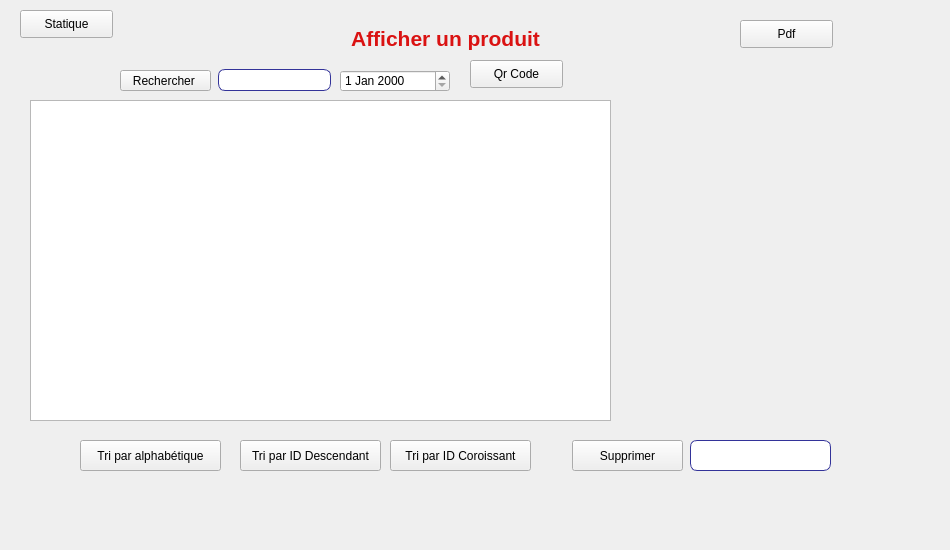
    <widget class="QWidget" name="tab_2">
     <attribute name="title">
      <string>Afficher un produit</string>
     </attribute>
     <widget class="QTableView" name="tab_stock">
      <property name="geometry">
       <rect>
        <x>30</x>
        <y>100</y>
        <width>581</width>
        <height>321</height>
       </rect>
      </property>
     </widget>
     <widget class="QPushButton" name="tri_alphabetique_stock">
      <property name="geometry">
       <rect>
        <x>80</x>
        <y>440</y>
        <width>141</width>
        <height>31</height>
       </rect>
      </property>
      <property name="text">
       <string>Tri par alphabétique</string>
      </property>
     </widget>
     <widget class="QPushButton" name="tri_desc_id">
      <property name="geometry">
       <rect>
        <x>240</x>
        <y>440</y>
        <width>141</width>
        <height>31</height>
       </rect>
      </property>
      <property name="text">
       <string>Tri par ID Descendant</string>
      </property>
     </widget>
     <widget class="QPushButton" name="tri_asc_id">
      <property name="geometry">
       <rect>
        <x>390</x>
        <y>440</y>
        <width>141</width>
        <height>31</height>
       </rect>
      </property>
      <property name="text">
       <string>Tri par ID Coroissant</string>
      </property>
     </widget>
     <widget class="QPushButton" name="recherche_Stock">
      <property name="geometry">
       <rect>
        <x>120</x>
        <y>70</y>
        <width>91</width>
        <height>21</height>
       </rect>
      </property>
      <property name="text">
       <string>Rechercher </string>
      </property>
     </widget>
     <widget class="QLineEdit" name="input_rech">
      <property name="geometry">
       <rect>
        <x>218</x>
        <y>69</y>
        <width>113</width>
        <height>22</height>
       </rect>
      </property>
      <property name="styleSheet">
       <string notr="true">background-color:rgb(255, 255, 255);
border-width: 1px;
border-color: #339;
border-style: solid;
border-radius: 7;
</string>
      </property>
     </widget>
     <widget class="QLabel" name="label_16">
      <property name="geometry">
       <rect>
        <x>290</x>
        <y>10</y>
        <width>311</width>
        <height>41</height>
       </rect>
      </property>
      <property name="font">
       <font>
        <pointsize>16</pointsize>
        <weight>75</weight>
        <bold>true</bold>
        <underline>false</underline>
       </font>
      </property>
      <property name="styleSheet">
       <string notr="true">color:rgb(218, 18, 18);
background-color: rgba(117, 190, 218, 0.0);</string>
      </property>
      <property name="frameShape">
       <enum>QFrame::NoFrame</enum>
      </property>
      <property name="text">
       <string>Afficher un produit</string>
      </property>
      <property name="alignment">
       <set>Qt::AlignBottom|Qt::AlignHCenter</set>
      </property>
     </widget>
     <widget class="QLabel" name="label_26">
      <property name="geometry">
       <rect>
        <x>-10</x>
        <y>-30</y>
        <width>941</width>
        <height>541</height>
       </rect>
      </property>
      <property name="text">
       <string/>
      </property>
      <property name="pixmap">
       <pixmap>../../Downloads/Employe/Employe/istockphoto-587220352-170667a.jpg</pixmap>
      </property>
      <property name="scaledContents">
       <bool>true</bool>
      </property>
     </widget>
     <widget class="QPushButton" name="pb_supp">
      <property name="geometry">
       <rect>
        <x>572</x>
        <y>440</y>
        <width>111</width>
        <height>31</height>
       </rect>
      </property>
      <property name="styleSheet">
       <string notr="true">color: rgb(0, 0, 0);</string>
      </property>
      <property name="text">
       <string>Supprimer</string>
      </property>
     </widget>
     <widget class="QLineEdit" name="le_id_supp">
      <property name="geometry">
       <rect>
        <x>690</x>
        <y>440</y>
        <width>141</width>
        <height>31</height>
       </rect>
      </property>
      <property name="styleSheet">
       <string notr="true">background-color:rgb(255, 255, 255);
border-width: 1px;
border-color: #339;
border-style: solid;
border-radius: 7;
</string>
      </property>
     </widget>
     <widget class="QPushButton" name="Pdf">
      <property name="geometry">
       <rect>
        <x>740</x>
        <y>20</y>
        <width>93</width>
        <height>28</height>
       </rect>
      </property>
      <property name="text">
       <string>Pdf</string>
      </property>
     </widget>
     <widget class="QPushButton" name="stat">
      <property name="geometry">
       <rect>
        <x>20</x>
        <y>10</y>
        <width>93</width>
        <height>28</height>
       </rect>
      </property>
      <property name="text">
       <string>Statique</string>
      </property>
     </widget>
     <widget class="QLabel" name="qr_code">
      <property name="geometry">
       <rect>
        <x>625</x>
        <y>105</y>
        <width>251</width>
        <height>311</height>
       </rect>
      </property>
      <property name="text">
       <string/>
      </property>
     </widget>
     <widget class="QPushButton" name="qrCode">
      <property name="geometry">
       <rect>
        <x>470</x>
        <y>60</y>
        <width>93</width>
        <height>28</height>
       </rect>
      </property>
      <property name="text">
       <string>Qr Code</string>
      </property>
     </widget>
     <widget class="QDateEdit" name="date">
      <property name="geometry">
       <rect>
        <x>340</x>
        <y>70</y>
        <width>110</width>
        <height>22</height>
       </rect>
      </property>
     </widget>
     <zorder>label_26</zorder>
     <zorder>tab_stock</zorder>
     <zorder>tri_alphabetique_stock</zorder>
     <zorder>tri_desc_id</zorder>
     <zorder>tri_asc_id</zorder>
     <zorder>recherche_Stock</zorder>
     <zorder>input_rech</zorder>
     <zorder>label_16</zorder>
     <zorder>pb_supp</zorder>
     <zorder>le_id_supp</zorder>
     <zorder>Pdf</zorder>
     <zorder>stat</zorder>
     <zorder>qr_code</zorder>
     <zorder>qrCode</zorder>
     <zorder>date</zorder>
    </widget>
